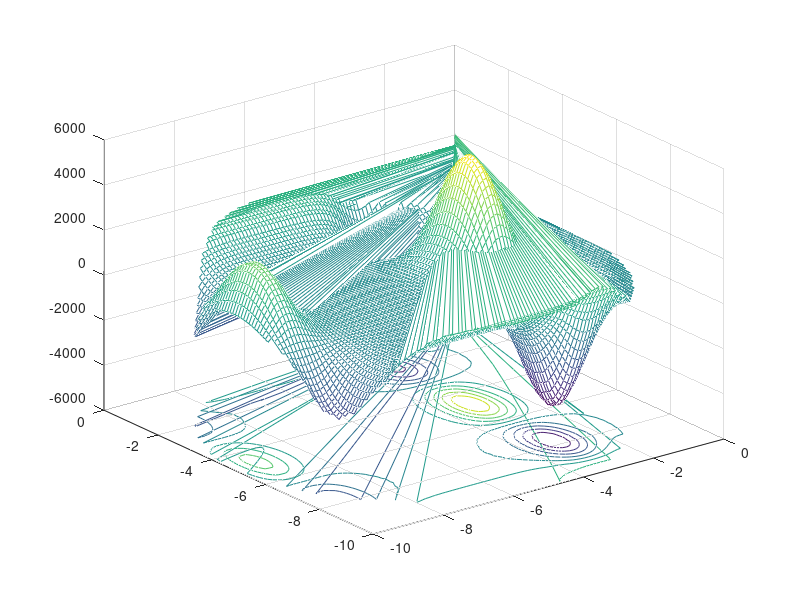

Recreate this plot in MATLAB.
function visualize_mishras_bird_func_3d
  x=linspace(-10,0,100);
  y=linspace(-10,0,100);
  [xx,yy]=meshgrid(x,y);
  
  mask = (xx+5).^2 + (yy+5).^2 < 25;
  
  xx_mask = xx.*mask;
  yy_mask = yy.*mask;
  
  meshc(xx_mask,yy_mask,sin(yy_mask)*e.^((1-cos(xx_mask)).^2)+cos(xx_mask)*e.^((1-sin(yy_mask)).^2)+(xx_mask-yy_mask).^2)
endfunction